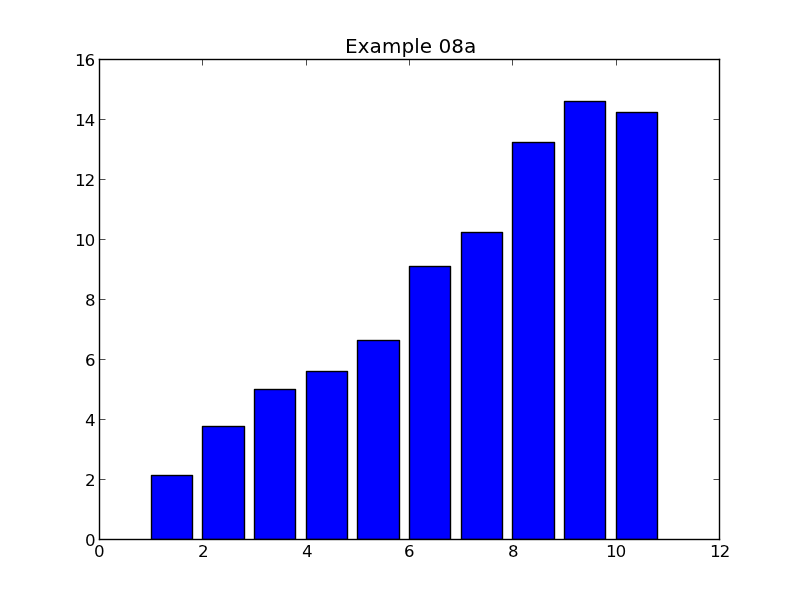

The script that saved this image:
import matplotlib.pyplot as pyplot
import plotdata

x = plotdata.data08x
y = plotdata.data08y

pyplot.bar(x,y)

pyplot.title('Example 08a')
pyplot.savefig('example08a.png')
